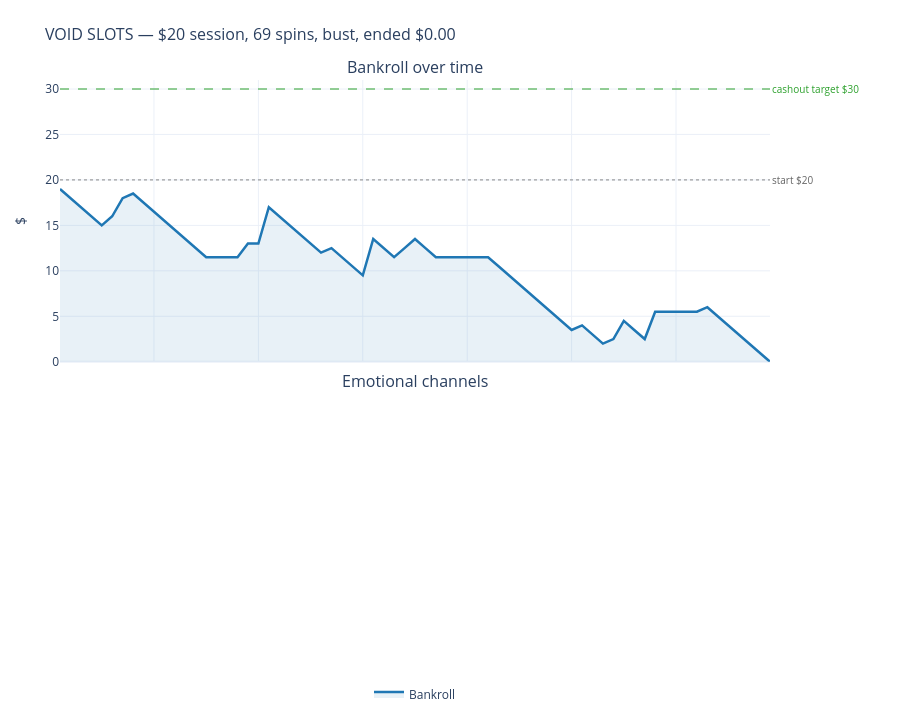

Write notebook code for a chart like this one.
### Markdown cell above
## §2. Build the figure layer by layer

The final figure has two vertically-stacked subplots sharing one x-axis (spin
index). Each subsequent cell adds one layer. Re-run a cell and re-render `fig`
to see what that layer contributes.

The two rows:

| Row | Track | What it shows |
|---|---|---|
| 1 | **Bankroll** | Money over time, with win markers, near-miss markers, INVERT regions, start/cashout reference lines |
| 2 | **Emotional channels** | Anticipation / Tension / Elation, all on one set of axes so you can see them react to each other |

The bar fill state (0..12) was originally a third row but proved redundant: the INVERT shaded regions on every track already show when each activation fired, and the Anticipation channel is largely a function of bar fill anyway. Dropping it leaves *math* on top (bankroll + events) and *feeling* below.

### §2.1. Layer 1 — bankroll trace, start/cashout reference lines

### Code cell
# Plotly auto-parses $...$ pairs as MathJax (LaTeX math-mode). With currency
# strings like "$20 session ... $0.00" the dollars get matched as a math
# delimiter pair and the text between them is re-typeset (spaces stripped).
# Workaround: HTML entity &#36; renders as $ but does not trigger the parser.
# We use it everywhere a literal $ appears in user-visible text.
DOLLAR = "&#36;"

# Pull arrays out of the session log -- one entry per spin.
spin_x         = [r.spin_index     for r in session.log]
bankroll_y     = [r.bankroll_after for r in session.log]

# Two-row scaffold: bankroll on top, emotional channels on bottom.
fig = make_subplots(
    rows=2, cols=1,
    shared_xaxes=True,
    row_heights=[0.55, 0.45],
    vertical_spacing=0.06,
    subplot_titles=(
        "Bankroll over time",
        "Emotional channels",
    ),
)

# Bankroll: a line filled to zero so the descent reads as a draining vessel.
fig.add_trace(
    go.Scatter(
        x=spin_x, y=bankroll_y,
        mode="lines",
        line=dict(color="#1f77b4", width=2.5),
        fill="tozeroy", fillcolor="rgba(31,119,180,0.10)",
        name="Bankroll",
        hovertemplate="Spin %{x}<br>Bankroll: &#36;%{y:.2f}<extra></extra>",
    ),
    row=1, col=1,
)

# Reference lines: starting bankroll and cashout target.
# add_hline draws a horizontal line on a specific subplot.
fig.add_hline(y=session.starting_bankroll, row=1, col=1,
              line=dict(color="#888", width=1, dash="dot"),
              annotation_text=f"start {DOLLAR}{session.starting_bankroll:.0f}",
              annotation_position="right",
              annotation=dict(font_size=10, font_color="#666"))
fig.add_hline(y=session.cashout_target, row=1, col=1,
              line=dict(color="#2ca02c", width=1, dash="dash"),
              annotation_text=f"cashout target {DOLLAR}{session.cashout_target:.0f}",
              annotation_position="right",
              annotation=dict(font_size=10, font_color="#2ca02c"))

# Per-row axis configuration.
fig.update_yaxes(title_text="&#36;", row=1, col=1)
fig.update_xaxes(title_text="Spin index (paid + free)", row=2, col=1)

fig.update_layout(
    template="plotly_white",
    height=720,
    title=dict(
        text=(f"VOID SLOTS — {DOLLAR}{session.starting_bankroll:.0f} session, "
              f"{session.total_spins} spins, {session.outcome}, "
              f"ended {DOLLAR}{session.ending_bankroll:.2f}"),
        font=dict(size=16),
    ),
    showlegend=True,
    legend=dict(orientation="h", y=-0.10, x=0.5, xanchor="center"),
    margin=dict(l=60, r=130, t=80, b=80),  # extra right margin for label tails
)

fig

### Figure 1 — Plotly figure (JSON) as saved in the notebook; plotly's stock layout.template omitted (floating-point values rounded to 4 significant figures)
{"data": [{"fill": "tozeroy", "fillcolor": "rgba(31,119,180,0.10)", "hovertemplate": "Spin %{x}<br>Bankroll: &#36;%{y:.2f}<extra></extra>", "line": {"color": "#1f77b4", "width": 2.5}, "mode": "lines", "name": "Bankroll", "type": "scatter", "x": [1, 2, 3, 4, 5, 6, 7, 8, 9, 10, 11, 12, 13, 14, 15, 16, 17, 18, 19, 20, 21, 22, 23, 24, 25, 26, 27, 28, 29, 30, 31, 32, 33, 34, 35, 36, 37, 38, 39, 40, 41, 42, 43, 44, 45, 46, 47, 48, 49, 50, 51, 52, 53, 54, 55, 56, 57, 58, 59, 60, 61, 62, 63, 64, 65, 66, 67, 68, 69], "xaxis": "x", "y": [19.0, 18.0, 17.0, 16.0, 15.0, 16.0, 18.0, 18.5, 17.5, 16.5, 15.5, 14.5, 13.5, 12.5, 11.5, 11.5, 11.5, 11.5, 13.0, 13.0, 17.0, 16.0, 15.0, 14.0, 13.0, 12.0, 12.5, 11.5, 10.5, 9.5, 13.5, 12.5, 11.5, 12.5, 13.5, 12.5, 11.5, 11.5, 11.5, 11.5, 11.5, 11.5, 10.5, 9.5, 8.5, 7.5, 6.5, 5.5, 4.5, 3.5, 4.0, 3.0, 2.0, 2.5, 4.5, 3.5, 2.5, 5.5, 5.5, 5.5, 5.5, 5.5, 6.0, 5.0, 4.0, 3.0, 2.0, 1.0, 0.0], "yaxis": "y"}], "layout": {"annotations": [{"font": {"size": 16}, "showarrow": false, "text": "Bankroll over time", "x": 0.5, "xanchor": "center", "xref": "paper", "y": 1.0, "yanchor": "bottom", "yref": "paper"}, {"font": {"size": 16}, "showarrow": false, "text": "Emotional channels", "x": 0.5, "xanchor": "center", "xref": "paper", "y": 0.423, "yanchor": "bottom", "yref": "paper"}, {"font": {"color": "#666", "size": 10}, "showarrow": false, "text": "start &#36;20", "x": 1, "xanchor": "left", "xref": "x domain", "y": 20.0, "yanchor": "middle", "yref": "y"}, {"font": {"color": "#2ca02c", "size": 10}, "showarrow": false, "text": "cashout target &#36;30", "x": 1, "xanchor": "left", "xref": "x domain", "y": 30.0, "yanchor": "middle", "yref": "y"}], "height": 720, "legend": {"orientation": "h", "x": 0.5, "xanchor": "center", "y": -0.1}, "margin": {"b": 80, "l": 60, "r": 130, "t": 80}, "shapes": [{"line": {"color": "#888", "dash": "dot", "width": 1}, "type": "line", "x0": 0, "x1": 1, "xref": "x domain", "y0": 20.0, "y1": 20.0, "yref": "y"}, {"line": {"color": "#2ca02c", "dash": "dash", "width": 1}, "type": "line", "x0": 0, "x1": 1, "xref": "x domain", "y0": 30.0, "y1": 30.0, "yref": "y"}], "showlegend": true, "title": {"font": {"size": 16}, "text": "VOID SLOTS — &#36;20 session, 69 spins, bust, ended &#36;0.00"}, "xaxis": {"anchor": "y", "domain": [0.0, 1.0], "matches": "x2", "showticklabels": false}, "xaxis2": {"anchor": "y2", "domain": [0.0, 1.0], "title": {"text": "Spin index (paid + free)"}}, "yaxis": {"anchor": "x", "domain": [0.483, 1.0], "title": {"text": "&#36;"}}, "yaxis2": {"anchor": "x2", "domain": [0.0, 0.423]}}}
